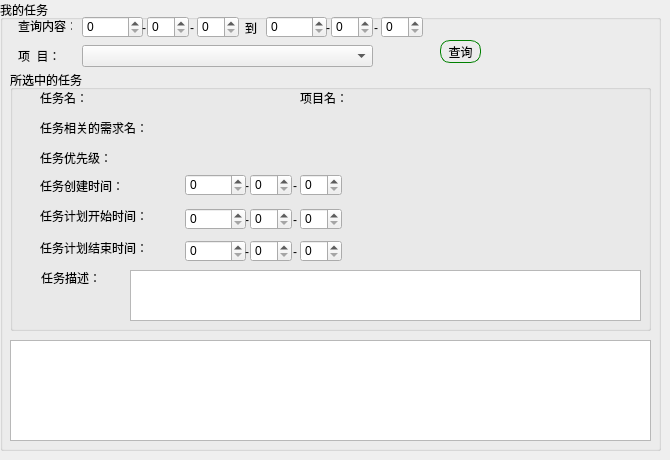
    <widget class="QWidget" name="page_15">
     <widget class="QGroupBox" name="groupBox_3">
      <property name="geometry">
       <rect>
        <x>0</x>
        <y>0</y>
        <width>661</width>
        <height>451</height>
       </rect>
      </property>
      <property name="title">
       <string>我的任务</string>
      </property>
      <widget class="QLabel" name="label_16">
       <property name="geometry">
        <rect>
         <x>18</x>
         <y>20</y>
         <width>54</width>
         <height>12</height>
        </rect>
       </property>
       <property name="styleSheet">
        <string notr="true"/>
       </property>
       <property name="text">
        <string>查询内容：</string>
       </property>
      </widget>
      <widget class="QSpinBox" name="MyTaskStartYear">
       <property name="geometry">
        <rect>
         <x>82</x>
         <y>16</y>
         <width>61</width>
         <height>22</height>
        </rect>
       </property>
      </widget>
      <widget class="QSpinBox" name="MyTaskStartMonth">
       <property name="geometry">
        <rect>
         <x>147</x>
         <y>16</y>
         <width>42</width>
         <height>22</height>
        </rect>
       </property>
      </widget>
      <widget class="QSpinBox" name="MyTaskStartDay">
       <property name="geometry">
        <rect>
         <x>197</x>
         <y>16</y>
         <width>42</width>
         <height>22</height>
        </rect>
       </property>
      </widget>
      <widget class="QLabel" name="label_17">
       <property name="geometry">
        <rect>
         <x>142</x>
         <y>20</y>
         <width>16</width>
         <height>16</height>
        </rect>
       </property>
       <property name="text">
        <string>-</string>
       </property>
      </widget>
      <widget class="QLabel" name="label_20">
       <property name="geometry">
        <rect>
         <x>190</x>
         <y>20</y>
         <width>16</width>
         <height>16</height>
        </rect>
       </property>
       <property name="text">
        <string>-</string>
       </property>
      </widget>
      <widget class="QLabel" name="label_24">
       <property name="geometry">
        <rect>
         <x>374</x>
         <y>20</y>
         <width>16</width>
         <height>16</height>
        </rect>
       </property>
       <property name="text">
        <string>-</string>
       </property>
      </widget>
      <widget class="QSpinBox" name="MyTaskEndDay">
       <property name="geometry">
        <rect>
         <x>381</x>
         <y>16</y>
         <width>42</width>
         <height>22</height>
        </rect>
       </property>
      </widget>
      <widget class="QSpinBox" name="MyTaskEndMonth">
       <property name="geometry">
        <rect>
         <x>331</x>
         <y>16</y>
         <width>42</width>
         <height>22</height>
        </rect>
       </property>
      </widget>
      <widget class="QSpinBox" name="MyTaskEndYear">
       <property name="geometry">
        <rect>
         <x>266</x>
         <y>16</y>
         <width>61</width>
         <height>22</height>
        </rect>
       </property>
      </widget>
      <widget class="QLabel" name="label_25">
       <property name="geometry">
        <rect>
         <x>326</x>
         <y>20</y>
         <width>16</width>
         <height>16</height>
        </rect>
       </property>
       <property name="text">
        <string>-</string>
       </property>
      </widget>
      <widget class="QLabel" name="label_26">
       <property name="geometry">
        <rect>
         <x>245</x>
         <y>20</y>
         <width>21</width>
         <height>16</height>
        </rect>
       </property>
       <property name="styleSheet">
        <string notr="true"/>
       </property>
       <property name="text">
        <string>到</string>
       </property>
      </widget>
      <widget class="QPushButton" name="BtnMyTaskSelection">
       <property name="geometry">
        <rect>
         <x>440</x>
         <y>40</y>
         <width>41</width>
         <height>23</height>
        </rect>
       </property>
       <property name="styleSheet">
        <string notr="true">border: 1px solid green;
border-radius:10px;
</string>
       </property>
       <property name="text">
        <string>查询</string>
       </property>
      </widget>
      <widget class="QTableWidget" name="tableMyTask">
       <property name="geometry">
        <rect>
         <x>10</x>
         <y>340</y>
         <width>641</width>
         <height>101</height>
        </rect>
       </property>
      </widget>
      <widget class="QComboBox" name="mytaskCombox">
       <property name="geometry">
        <rect>
         <x>82</x>
         <y>45</y>
         <width>291</width>
         <height>22</height>
        </rect>
       </property>
      </widget>
      <widget class="QLabel" name="label_211">
       <property name="geometry">
        <rect>
         <x>18</x>
         <y>50</y>
         <width>54</width>
         <height>12</height>
        </rect>
       </property>
       <property name="styleSheet">
        <string notr="true"/>
       </property>
       <property name="text">
        <string>项  目：</string>
       </property>
      </widget>
      <widget class="QLabel" name="mytaskinfo">
       <property name="geometry">
        <rect>
         <x>490</x>
         <y>40</y>
         <width>151</width>
         <height>21</height>
        </rect>
       </property>
       <property name="styleSheet">
        <string notr="true">font: 75 11pt &quot;黑体&quot;;
color:rgb(255,0,0);</string>
       </property>
       <property name="text">
        <string/>
       </property>
      </widget>
      <widget class="QGroupBox" name="groupBox_26">
       <property name="geometry">
        <rect>
         <x>10</x>
         <y>70</y>
         <width>641</width>
         <height>261</height>
        </rect>
       </property>
       <property name="title">
        <string>所选中的任务</string>
       </property>
       <widget class="QLabel" name="MonthlyName_6">
        <property name="geometry">
         <rect>
          <x>63</x>
          <y>19</y>
          <width>81</width>
          <height>20</height>
         </rect>
        </property>
        <property name="text">
         <string/>
        </property>
       </widget>
       <widget class="QLabel" name="MonthlyDate_7">
        <property name="geometry">
         <rect>
          <x>213</x>
          <y>18</y>
          <width>91</width>
          <height>20</height>
         </rect>
        </property>
        <property name="text">
         <string/>
        </property>
       </widget>
       <widget class="QSpinBox" name="planEndDayTask_2">
        <property name="geometry">
         <rect>
          <x>290</x>
          <y>170</y>
          <width>42</width>
          <height>22</height>
         </rect>
        </property>
       </widget>
       <widget class="QLabel" name="label_185">
        <property name="geometry">
         <rect>
          <x>235</x>
          <y>108</y>
          <width>16</width>
          <height>16</height>
         </rect>
        </property>
        <property name="text">
         <string>-</string>
        </property>
       </widget>
       <widget class="QLabel" name="label_186">
        <property name="geometry">
         <rect>
          <x>30</x>
          <y>80</y>
          <width>91</width>
          <height>16</height>
         </rect>
        </property>
        <property name="styleSheet">
         <string notr="true">font: 75 11pt &quot;黑体&quot;;
color:rgb(0, 0, 0);</string>
        </property>
        <property name="text">
         <string>任务优先级：</string>
        </property>
       </widget>
       <widget class="QSpinBox" name="planStartDayTask_2">
        <property name="geometry">
         <rect>
          <x>290</x>
          <y>138</y>
          <width>42</width>
          <height>22</height>
         </rect>
        </property>
       </widget>
       <widget class="QSpinBox" name="planEndYearTask_2">
        <property name="geometry">
         <rect>
          <x>175</x>
          <y>170</y>
          <width>61</width>
          <height>22</height>
         </rect>
        </property>
       </widget>
       <widget class="QSpinBox" name="createMonthTask_2">
        <property name="geometry">
         <rect>
          <x>240</x>
          <y>104</y>
          <width>42</width>
          <height>22</height>
         </rect>
        </property>
       </widget>
       <widget class="QSpinBox" name="createDayTask_2">
        <property name="geometry">
         <rect>
          <x>290</x>
          <y>104</y>
          <width>42</width>
          <height>22</height>
         </rect>
        </property>
       </widget>
       <widget class="QLabel" name="label_188">
        <property name="geometry">
         <rect>
          <x>31</x>
          <y>200</y>
          <width>71</width>
          <height>16</height>
         </rect>
        </property>
        <property name="styleSheet">
         <string notr="true">font: 75 11pt &quot;黑体&quot;;
color:rgb(0, 0, 0);</string>
        </property>
        <property name="text">
         <string>任务描述：</string>
        </property>
       </widget>
       <widget class="QLabel" name="label_189">
        <property name="geometry">
         <rect>
          <x>290</x>
          <y>20</y>
          <width>71</width>
          <height>16</height>
         </rect>
        </property>
        <property name="styleSheet">
         <string notr="true">font: 75 11pt &quot;黑体&quot;;
color:rgb(0, 0, 0);</string>
        </property>
        <property name="text">
         <string>项目名：</string>
        </property>
       </widget>
       <widget class="QLabel" name="label_190">
        <property name="geometry">
         <rect>
          <x>30</x>
          <y>20</y>
          <width>71</width>
          <height>16</height>
         </rect>
        </property>
        <property name="styleSheet">
         <string notr="true">font: 75 11pt &quot;黑体&quot;;
color:rgb(0, 0, 0);</string>
        </property>
        <property name="text">
         <string>任务名：</string>
        </property>
       </widget>
       <widget class="QSpinBox" name="planStartMonthTask_2">
        <property name="geometry">
         <rect>
          <x>240</x>
          <y>138</y>
          <width>42</width>
          <height>22</height>
         </rect>
        </property>
       </widget>
       <widget class="QSpinBox" name="createYearTask_2">
        <property name="geometry">
         <rect>
          <x>175</x>
          <y>104</y>
          <width>61</width>
          <height>22</height>
         </rect>
        </property>
       </widget>
       <widget class="QLabel" name="label_191">
        <property name="geometry">
         <rect>
          <x>235</x>
          <y>142</y>
          <width>16</width>
          <height>16</height>
         </rect>
        </property>
        <property name="text">
         <string>-</string>
        </property>
       </widget>
       <widget class="QSpinBox" name="planEndMonthTask_2">
        <property name="geometry">
         <rect>
          <x>240</x>
          <y>170</y>
          <width>42</width>
          <height>22</height>
         </rect>
        </property>
       </widget>
       <widget class="QLabel" name="label_193">
        <property name="geometry">
         <rect>
          <x>235</x>
          <y>174</y>
          <width>16</width>
          <height>16</height>
         </rect>
        </property>
        <property name="text">
         <string>-</string>
        </property>
       </widget>
       <widget class="QLabel" name="label_195">
        <property name="geometry">
         <rect>
          <x>283</x>
          <y>142</y>
          <width>16</width>
          <height>16</height>
         </rect>
        </property>
        <property name="text">
         <string>-</string>
        </property>
       </widget>
       <widget class="QLabel" name="label_196">
        <property name="geometry">
         <rect>
          <x>30</x>
          <y>50</y>
          <width>141</width>
          <height>16</height>
         </rect>
        </property>
        <property name="styleSheet">
         <string notr="true">font: 75 11pt &quot;黑体&quot;;
color:rgb(0, 0, 0);</string>
        </property>
        <property name="text">
         <string>任务相关的需求名：</string>
        </property>
       </widget>
       <widget class="QLabel" name="label_198">
        <property name="geometry">
         <rect>
          <x>30</x>
          <y>138</y>
          <width>141</width>
          <height>16</height>
         </rect>
        </property>
        <property name="styleSheet">
         <string notr="true">font: 75 11pt &quot;黑体&quot;;
color:rgb(0, 0, 0);</string>
        </property>
        <property name="text">
         <string>任务计划开始时间：</string>
        </property>
       </widget>
       <widget class="QLabel" name="label_199">
        <property name="geometry">
         <rect>
          <x>283</x>
          <y>108</y>
          <width>16</width>
          <height>16</height>
         </rect>
        </property>
        <property name="text">
         <string>-</string>
        </property>
       </widget>
       <widget class="QLabel" name="label_201">
        <property name="geometry">
         <rect>
          <x>30</x>
          <y>170</y>
          <width>141</width>
          <height>16</height>
         </rect>
        </property>
        <property name="styleSheet">
         <string notr="true">font: 75 11pt &quot;黑体&quot;;
color:rgb(0, 0, 0);</string>
        </property>
        <property name="text">
         <string>任务计划结束时间：</string>
        </property>
       </widget>
       <widget class="QLabel" name="label_205">
        <property name="geometry">
         <rect>
          <x>30</x>
          <y>108</y>
          <width>141</width>
          <height>16</height>
         </rect>
        </property>
        <property name="styleSheet">
         <string notr="true">font: 75 11pt &quot;黑体&quot;;
color:rgb(0, 0, 0);</string>
        </property>
        <property name="text">
         <string>任务创建时间：</string>
        </property>
       </widget>
       <widget class="QSpinBox" name="planStartYearTask_2">
        <property name="geometry">
         <rect>
          <x>175</x>
          <y>138</y>
          <width>61</width>
          <height>22</height>
         </rect>
        </property>
       </widget>
       <widget class="QLabel" name="label_206">
        <property name="geometry">
         <rect>
          <x>283</x>
          <y>174</y>
          <width>16</width>
          <height>16</height>
         </rect>
        </property>
        <property name="text">
         <string>-</string>
        </property>
       </widget>
       <widget class="QTextBrowser" name="describeTask_2">
        <property name="geometry">
         <rect>
          <x>120</x>
          <y>200</y>
          <width>511</width>
          <height>51</height>
         </rect>
        </property>
       </widget>
       <widget class="QLabel" name="nameTask_2">
        <property name="geometry">
         <rect>
          <x>90</x>
          <y>20</y>
          <width>191</width>
          <height>20</height>
         </rect>
        </property>
        <property name="styleSheet">
         <string notr="true">font: 75 11pt &quot;黑体&quot;;
text-decoration: underline;</string>
        </property>
        <property name="text">
         <string/>
        </property>
       </widget>
       <widget class="QLabel" name="proNameTask_2">
        <property name="geometry">
         <rect>
          <x>350</x>
          <y>20</y>
          <width>191</width>
          <height>20</height>
         </rect>
        </property>
        <property name="styleSheet">
         <string notr="true">font: 75 11pt &quot;黑体&quot;;
text-decoration: underline;</string>
        </property>
        <property name="text">
         <string/>
        </property>
       </widget>
       <widget class="QLabel" name="TaskRequest1_2">
        <property name="geometry">
         <rect>
          <x>170</x>
          <y>50</y>
          <width>191</width>
          <height>20</height>
         </rect>
        </property>
        <property name="styleSheet">
         <string notr="true">font: 75 11pt &quot;黑体&quot;;
text-decoration: underline;</string>
        </property>
        <property name="text">
         <string/>
        </property>
       </widget>
       <widget class="QLabel" name="PriorityTask_2">
        <property name="geometry">
         <rect>
          <x>120</x>
          <y>80</y>
          <width>161</width>
          <height>20</height>
         </rect>
        </property>
        <property name="styleSheet">
         <string notr="true">font: 75 11pt &quot;黑体&quot;;
text-decoration: underline;</string>
        </property>
        <property name="text">
         <string/>
        </property>
       </widget>
      </widget>
     </widget>
    </widget>
